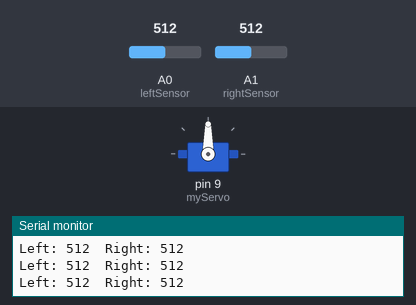
A sketch run on a simulated Arduino Uno, built with avr-gcc and run on an emulated ATmega328P. Parts: servo, the last lines printed to the serial monitor. The inputs (shaded band) are chosen by the test bench; at power-on: A0 (leftSensor) = 512, A1 (rightSensor) = 512.

Above: at 1.2 s.
1.3 s: A0 (leftSensor) set to 525
At 1.8 s:
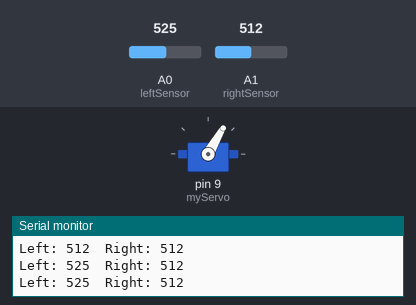
2.9 s: A1 (rightSensor) set to 543
At 4.2 s:
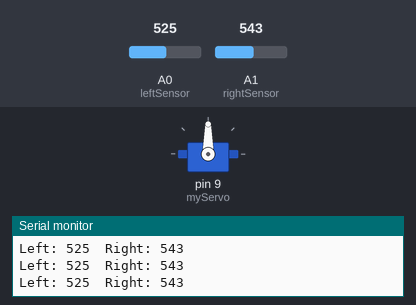
4.5 s: A0 (leftSensor) set to 511
At 5.8 s:
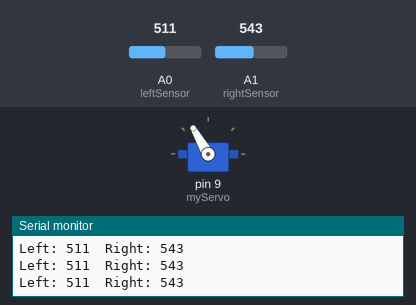
6.1 s: A0 (leftSensor) set to 716
At 7.3 s:
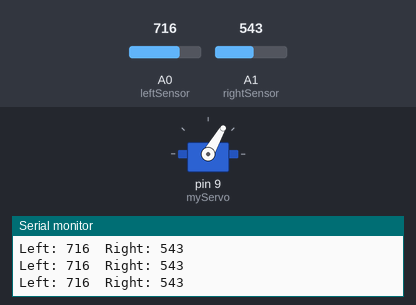
7.7 s: A0 (leftSensor) set to 555
9.2 s: A0 (leftSensor) set to 525
At 9.9 s:
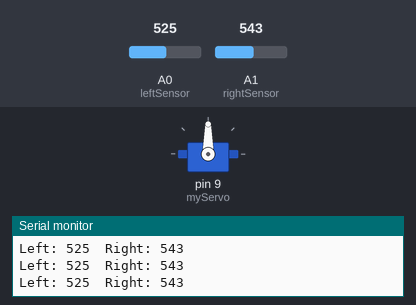
Timing chart, 0 to 11.7 s (numbered marks = the images above; inputs shaded):
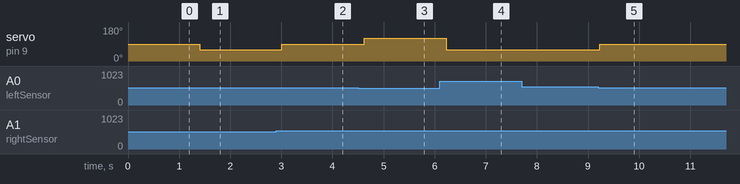

The sketch:

sketch.ino
```cpp
#include <Servo.h>

Servo myServo;

int leftSensor = A0;
int rightSensor = A1;

void setup() {
  myServo.attach(9);
  Serial.begin(9600);
}

void loop() {

  int leftValue = analogRead(leftSensor);
  int rightValue = analogRead(rightSensor);

  Serial.print("Left: ");
  Serial.print(leftValue);
  Serial.print("  Right: ");
  Serial.println(rightValue);

  int angle = 90;

  if (leftValue > rightValue) {
    angle = 60;
  }
  else if (rightValue > leftValue+20) {
    angle = 120;
  }

  myServo.write(angle);

  delay(200);
}
```

Measured:
- the behaviour switches between 512 and 513 on A0 (leftSensor) (found by bisection; images 0 and 1)
- the behaviour switches between 524 and 525 on A1 (rightSensor) (found by bisection; images 1 and 2)
- the behaviour switches between 544 and 543 on A0 (leftSensor) (found by bisection; images 4 and 5)
- after the input at 1.3 s, servo on pin 9 (myServo): 90° → 60° after 0.11 s
- after the input at 2.9 s, servo on pin 9 (myServo): 60° → 90° after 0.11 s
- after the input at 4.5 s, servo on pin 9 (myServo): 90° → 120° after 0.12 s
- after the input at 6.1 s, servo on pin 9 (myServo): 120° → 60° after 0.12 s
- after the input at 9.2 s, servo on pin 9 (myServo): 60° → 90° at once
